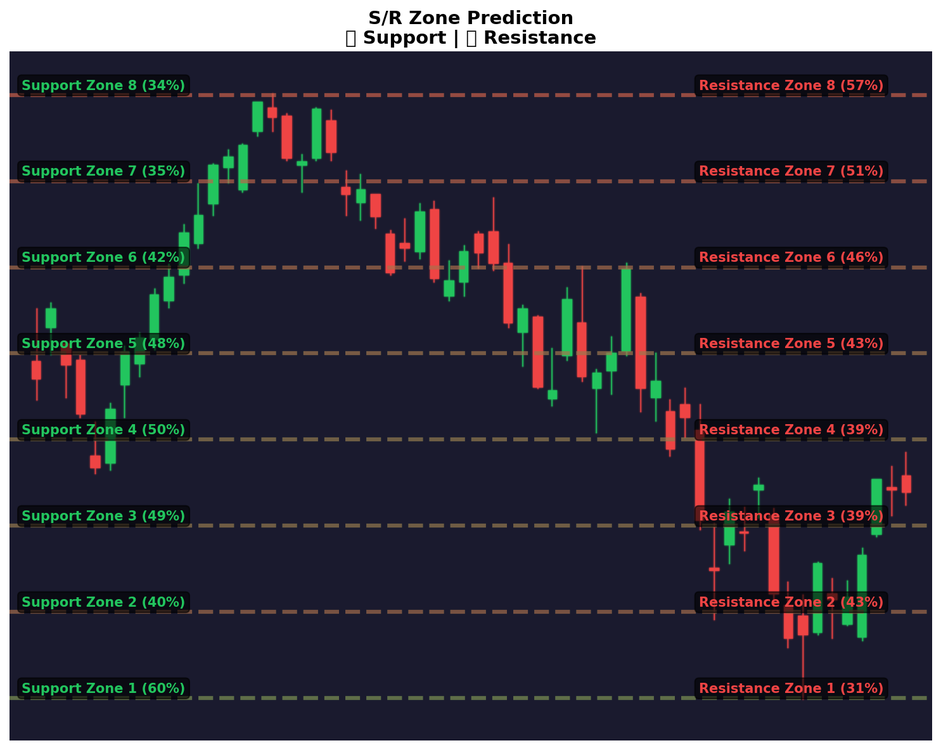
#> input picture chart-vision/sr_visualization.png, 941 x 750 px, shrunk from 1485 x 1183 before the run
$ python -i sr_detector.py   (imports and definitions only)
#> lines starting #> are read from the running program, lines starting #| are printed output that depends on the picture; after the words box and inside, x2 and y2 are one past the last pixel; in counts of white or black regions, pixels touching at a corner belong together
"""
Support/Resistance Detector - Multiple Methods
1. Price-based (BEST): Uses actual OHLC data to find S/R levels
2. Image-based: Traces the price line in the image and finds clusters
"""

import numpy as np
from pathlib import Path
import json
import cv2
from PIL import Image
import matplotlib.pyplot as plt


class SupportResistanceDetector:
    """
    Detect support and resistance levels.

    Methods:
    - 'price': Uses OHLC price data (most accurate)
    - 'image': Uses computer vision on chart image
    """

    def __init__(self, method: str = 'price'):
        self.method = method

    # ==================== PRICE-BASED METHOD (RECOMMENDED) ====================

    # [82 lines left out: function detect_from_prices, not called in this run]

    # ==================== IMAGE-BASED METHOD ====================

    def detect_from_image(self, image_path: str) -> dict:
        """
        Detect S/R from chart image using computer vision.

        Approach:
        1. Convert to grayscale
        2. Find the price line (candlestick bodies/wicks)
        3. Create a horizontal histogram of price levels
        4. Find peaks in the histogram (frequently visited prices = S/R)

        Args:
            image_path: Path to chart image

        Returns:
            Dictionary with S/R levels as y-coordinates in image
        """
        # Load image
        img = cv2.imread(image_path)
        if img is None:
            return {'error': 'Could not load image', 'support': [], 'resistance': []}

        height, width = img.shape[:2]

        # Convert to grayscale
        gray = cv2.cvtColor(img, cv2.COLOR_BGR2GRAY)

        # Threshold to find candlesticks (they're colored, background is dark)
        # This finds the green and red candles
        hsv = cv2.cvtColor(img, cv2.COLOR_BGR2HSV)

        # Detect green candles (up)
        green_lower = np.array([35, 50, 50])
        green_upper = np.array([85, 255, 255])
        green_mask = cv2.inRange(hsv, green_lower, green_upper)

        # Detect red candles (down)
        red_lower1 = np.array([0, 50, 50])
        red_upper1 = np.array([10, 255, 255])
        red_lower2 = np.array([170, 50, 50])
        red_upper2 = np.array([180, 255, 255])
        red_mask = cv2.inRange(hsv, red_lower1, red_upper1) | cv2.inRange(hsv, red_lower2, red_upper2)

        # Combine masks
        candle_mask = green_mask | red_mask

        # Create horizontal histogram (sum pixels in each row)
        # This tells us which y-coordinates have the most price activity
        row_sums = np.sum(candle_mask, axis=1)

        # Smooth the histogram
        from scipy.ndimage import gaussian_filter1d
        try:
            row_sums_smooth = gaussian_filter1d(row_sums.astype(float), sigma=5)
        except:
            # Fallback without scipy
            kernel_size = 11
            kernel = np.ones(kernel_size) / kernel_size
            row_sums_smooth = np.convolve(row_sums.astype(float), kernel, mode='same')

        # Find peaks (y-coordinates with lots of price activity)
        peaks = self._find_peaks(row_sums_smooth, min_distance=height // 10)

        # Classify peaks as support or resistance based on position
        mid_y = height / 2
        support = [{'y': int(p), 'strength': row_sums_smooth[p]} for p in peaks if p > mid_y]
        resistance = [{'y': int(p), 'strength': row_sums_smooth[p]} for p in peaks if p <= mid_y]

        # Sort by strength
        support.sort(key=lambda x: x['strength'], reverse=True)
        resistance.sort(key=lambda x: x['strength'], reverse=True)

        return {
            'support': support[:3],
            'resistance': resistance[:3],
            'all_peaks': peaks.tolist() if hasattr(peaks, 'tolist') else list(peaks),
            'histogram': row_sums_smooth.tolist(),
            'image_shape': (height, width)
        }

    def _find_peaks(self, arr: np.ndarray, min_distance: int = 20) -> np.ndarray:
        """Find local maxima in array."""
        peaks = []
        for i in range(min_distance, len(arr) - min_distance):
            window = arr[i - min_distance:i + min_distance + 1]
            if arr[i] == max(window) and arr[i] > np.mean(arr):
                peaks.append(i)
        return np.array(peaks)

    # ==================== MAIN INTERFACE ====================

    # [21 lines left out: function detect, not called in this run]

    def visualize(
        self,
        image_path: str,
        results: dict = None,
        save_path: str = None,
        price_range: tuple = None
    ):
        """
        Visualize S/R levels on the chart.

        Args:
            image_path: Path to chart image
            results: Detection results (if None, will detect from image)
            save_path: Path to save visualization
            price_range: (min_price, max_price) for converting y to price
        """
#> called with image_path = '../sr_visualization.png'
        # Load image
        img = cv2.imread(image_path)
#> img is the input picture: shape (750, 941, 3); mean B, G, R 65.7, 52.8, 53.9
        img = cv2.cvtColor(img, cv2.COLOR_BGR2RGB)
        height, width = img.shape[:2]
#> height = 750; width = 941

        # Get detection results
        if results is None:
            results = self.detect_from_image(image_path)
#> in detect_from_image, `gray = cv2.cvtColor(img, cv2.COLOR_BGR2GRAY)`:
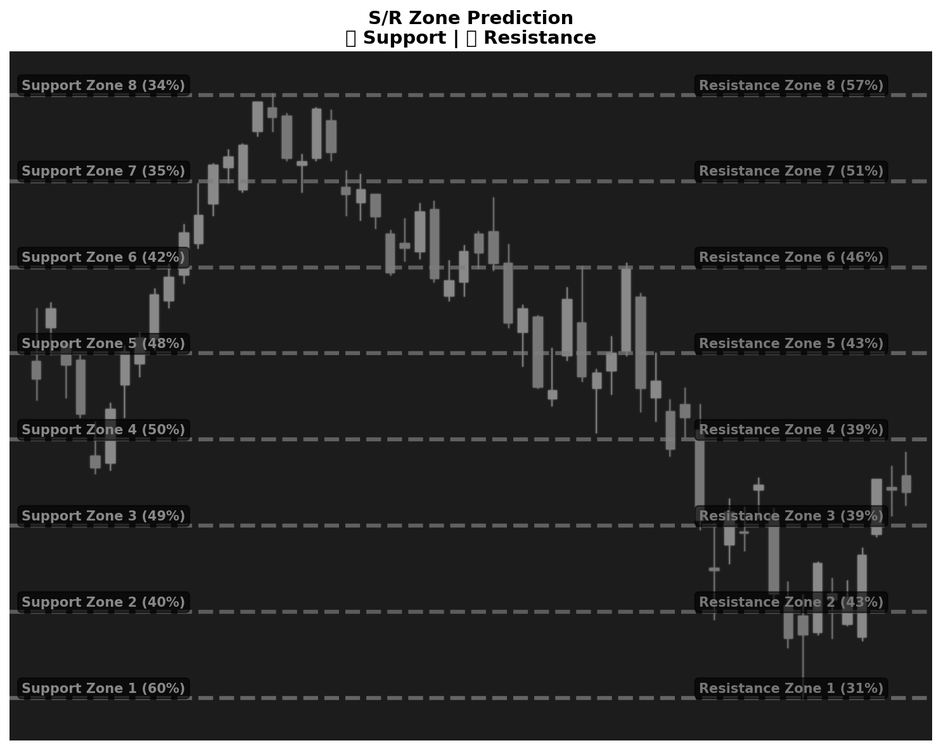
#> gray: shape (750, 941); min 0, max 255, mean 54.4
#> in detect_from_image, `hsv = cv2.cvtColor(img, cv2.COLOR_BGR2HSV)`: hsv: shape (750, 941, 3); mean H, S, V 102.8, 105.7, 73.1
#> in detect_from_image, `green_mask = cv2.inRange(hsv, green_lower, green_upper)`:
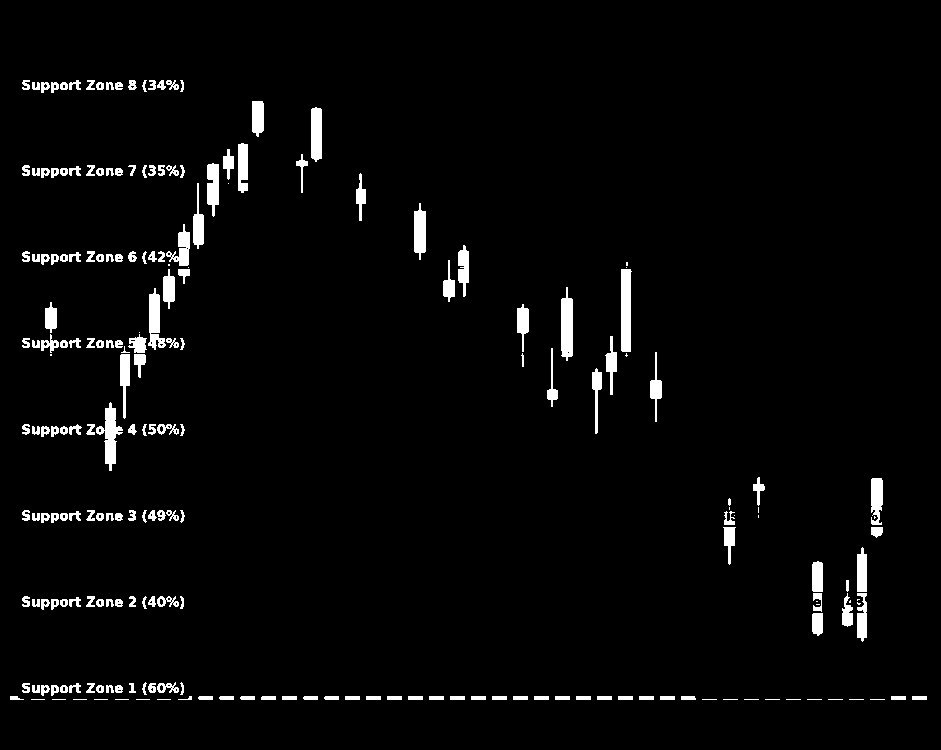
#> green_mask: shape (750, 941); 3.1% white; 219 white regions (35 under 20 px), largest, box (x1, y1, x2, y2) and area: (621, 269, 632, 352) 830, (96, 402, 123, 471) 743, (561, 287, 573, 361) 729
#> in detect_from_image, `red_mask = cv2.inRange(hsv, red_lower1, red_upper1) | cv2.inRange(hsv,..`:
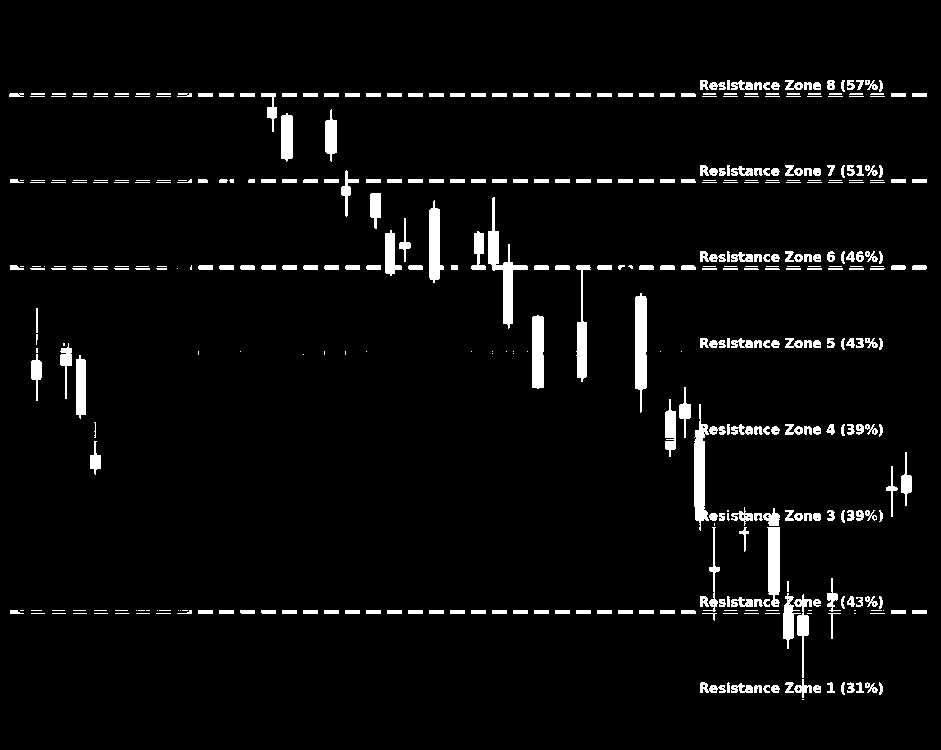
#> red_mask: shape (750, 941); 4.2% white; 419 white regions (128 under 20 px), largest, box (x1, y1, x2, y2) and area: (488, 197, 528, 329) 1265, (635, 293, 647, 413) 1165, (694, 404, 709, 531) 1108
#> in detect_from_image, `candle_mask = green_mask | red_mask`:
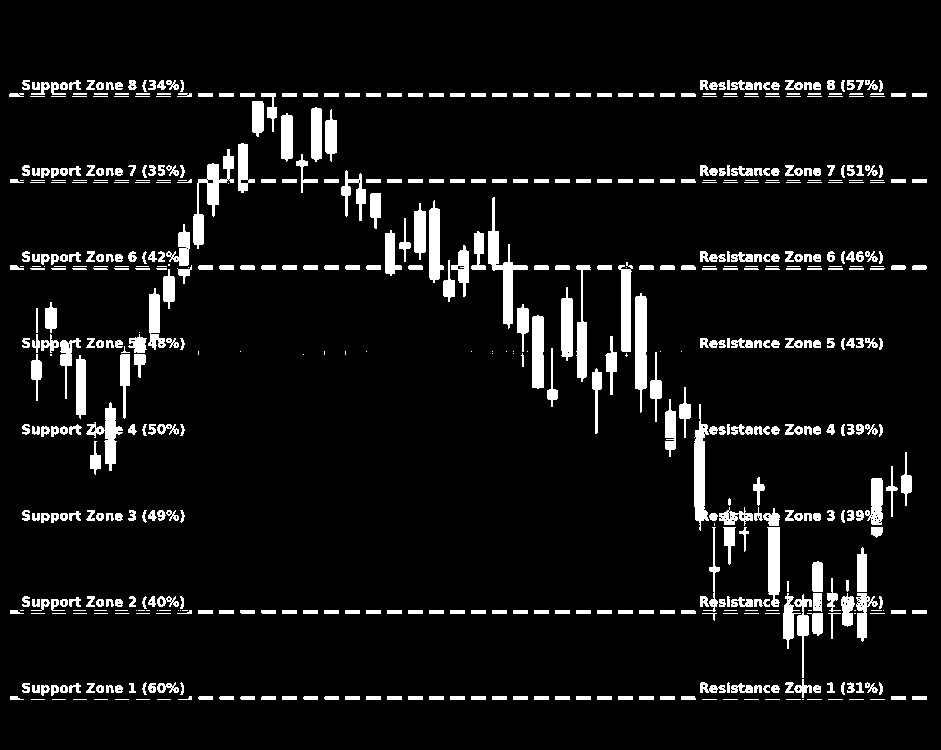
#> candle_mask: shape (750, 941); 7.3% white; 591 white regions (140 under 20 px), largest, box (x1, y1, x2, y2) and area: (488, 197, 528, 329) 1265, (193, 149, 234, 249) 1195, (635, 293, 647, 413) 1165
#> in detect_from_image, `row_sums = np.sum(candle_mask, axis=1)`: row_sums = 750 values, max 168810 at index 613, min 0 at index 0, mean 17482.1
#> in detect_from_image, `row_sums_smooth = gaussian_filter1d(row_sums.astype(float), sigma=5)`: row_sums_smooth = 750 values, max 71304.9 at index 265, min 0 at index 0, mean 17482.1
#> after the loop in _find_peaks, `for i in range(min_distance, len(arr) - min_distance):`: peaks = [93, 178, 265, 430, 516, 610]
#> in detect_from_image, `support = [{'y': int(p), 'strength': row_sums_smooth[p]} for p in peak..`: support = 3 items
#> results = 5 items

        # Create figure
        fig, ax = plt.subplots(figsize=(14, 10))
        ax.imshow(img)

        # Draw support lines (green, dashed)
        for level in results.get('support', []):
            y = level.get('y', level) if isinstance(level, dict) else level
            strength = level.get('strength', 1) if isinstance(level, dict) else 1
            alpha = min(0.9, 0.3 + strength / 1000)
            ax.axhline(y=y, color='#22c55e', linewidth=3, linestyle='--', alpha=alpha)
            ax.text(width - 10, y - 10, 'SUPPORT', color='#22c55e', fontsize=12,
                   fontweight='bold', ha='right')
#> this loop made 3 passes
#> (y, strength) on passes 1 to 3: (610, 59834), (430, 41053.1), (516, 38843.8)

        # Draw resistance lines (red, dashed)
        for level in results.get('resistance', []):
            y = level.get('y', level) if isinstance(level, dict) else level
            strength = level.get('strength', 1) if isinstance(level, dict) else 1
            alpha = min(0.9, 0.3 + strength / 1000)
            ax.axhline(y=y, color='#ef4444', linewidth=3, linestyle='--', alpha=alpha)
            ax.text(width - 10, y - 10, 'RESISTANCE', color='#ef4444', fontsize=12,
                   fontweight='bold', ha='right')
#> this loop made 3 passes
#> (y, strength) on passes 1 to 3: (265, 71304.9), (178, 57837.4), (93, 57547.5)

        # Title
        n_support = len(results.get('support', []))
#> n_support = 3
        n_resistance = len(results.get('resistance', []))
#> n_resistance = 3
        ax.set_title(f'Support/Resistance Detection\n'
                    f'🟢 {n_support} Support | 🔴 {n_resistance} Resistance',
                    fontsize=14, fontweight='bold')
        ax.axis('off')

        plt.tight_layout()

        if save_path:
            plt.savefig(save_path, dpi=150, bbox_inches='tight', facecolor='white')
            print(f"✅ Saved to {save_path}")

        plt.show()
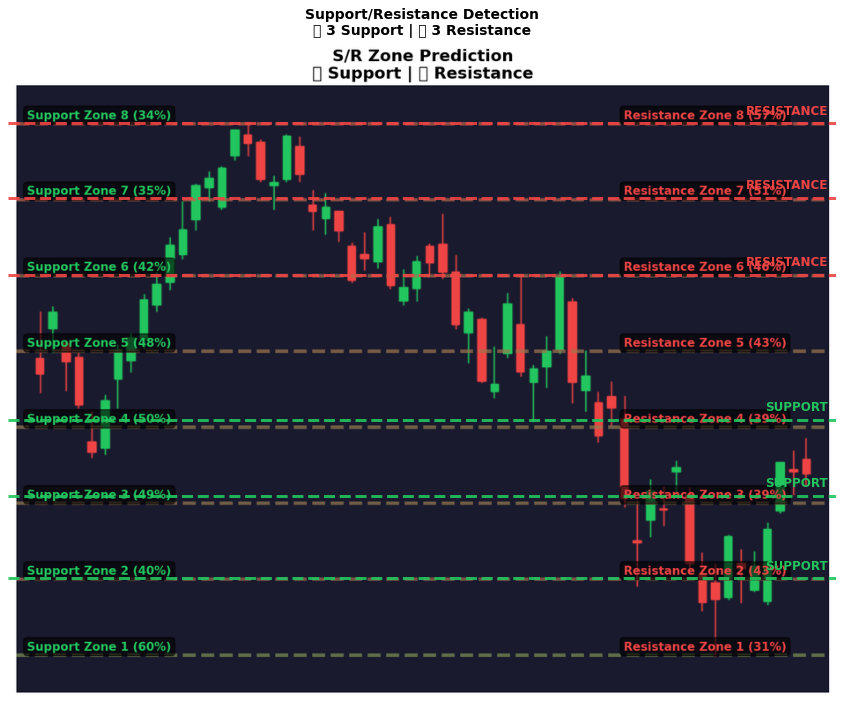
#> figure drawn by matplotlib, 1 panel
        plt.close()

        return results


# [45 lines left out: function demo_with_price_data, not called in this run]


# [2 lines not run here, left out]

>>> result = SupportResistanceDetector().visualize('../sr_visualization.png')
#> result = 5 items

$ run again, on chart-vision/trend_visualization.png
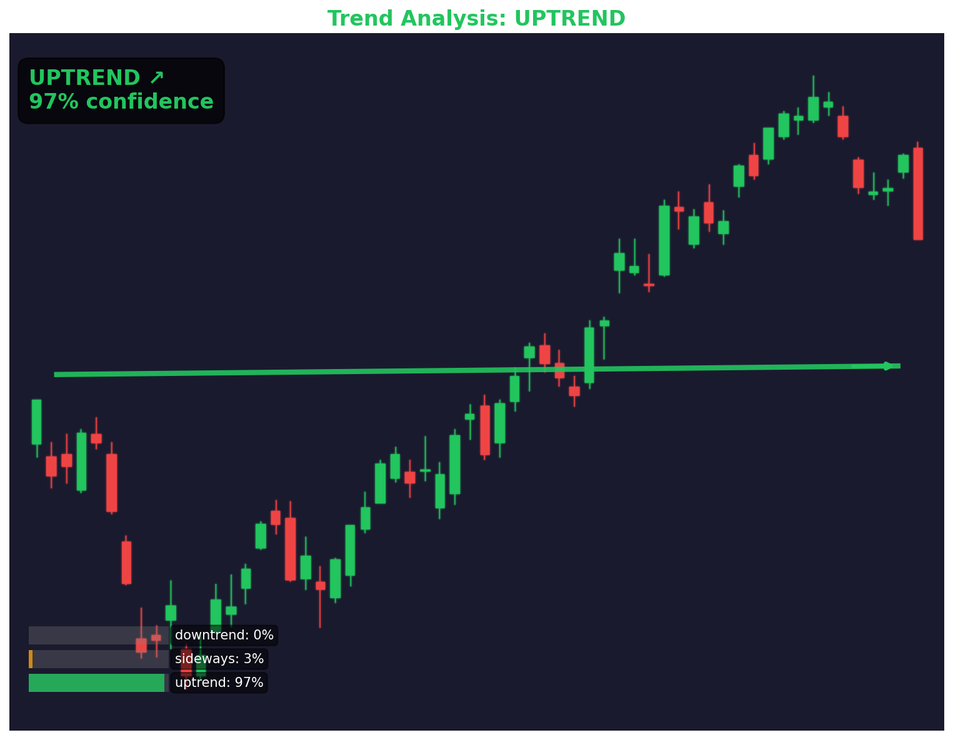
#> input picture chart-vision/trend_visualization.png, 953 x 740 px, shrunk from 1525 x 1185 before the run
#> in visualize, img is the input picture: shape (740, 953, 3); mean B, G, R 62.4, 48.1, 44.8
#> hsv: shape (740, 953, 3); mean H, S, V 109.2, 106.9, 66.9
#> in detect_from_image, `green_mask = cv2.inRange(hsv, green_lower, green_upper)`:
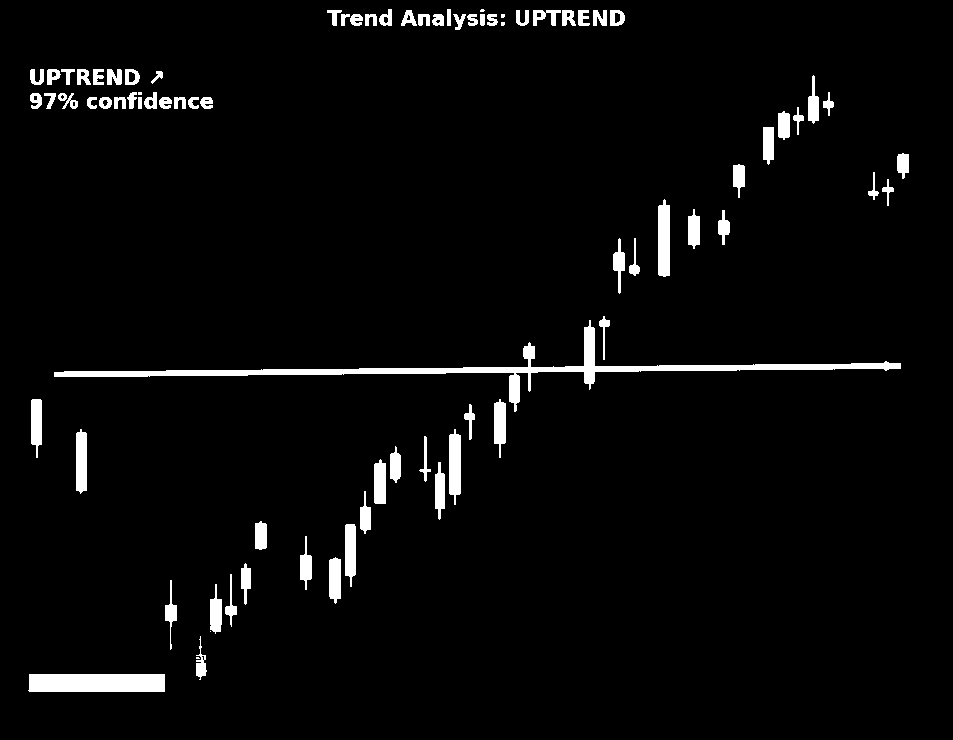
#> green_mask: shape (740, 953); 3.5% white; 83 white regions (6 under 20 px), largest, box (x1, y1, x2, y2) and area: (54, 320, 901, 412) 6102, (28, 674, 165, 692) 2449, (658, 199, 670, 277) 869
#> red_mask: shape (740, 953); 1.1% white; 28 white regions (4 under 20 px), largest, box (x1, y1, x2, y2) and area: (913, 141, 923, 241) 952, (285, 501, 296, 582) 753, (106, 442, 118, 515) 731
#> candle_mask: shape (740, 953); 4.6% white; 107 white regions (9 under 20 px), largest, box (x1, y1, x2, y2) and area: (54, 320, 901, 412) 6534, (28, 674, 165, 692) 2449, (913, 141, 923, 241) 952
#> row_sums = 740 values, max 147135 at index 369, min 0 at index 0, mean 11215.5
#> row_sums_smooth = 740 values, max 90188.7 at index 370, min 0 at index 712, mean 11215.5
#> after the loop in _find_peaks, `for i in range(min_distance, len(arr) - min_distance):`: peaks = [102, 222, 370, 472, 571]
#> support = 2 items
#> resistance = 3 items
#> results = 5 items
#> the loop in visualize, `for level in results.get('support', []):` made 2 passes
#> (y, strength, alpha) on passes 1 to 2: (472, 22765.7, 0.9), (571, 16664.8, 0.9)
#> the loop in visualize, `for level in results.get('resistance', []):` made 3 passes
#> (y, strength) on passes 1 to 3: (370, 90188.7), (102, 25601.7), (222, 13319.1)
#> n_support = 2
#> n_resistance = 3
#> in visualize, `plt.show()`:
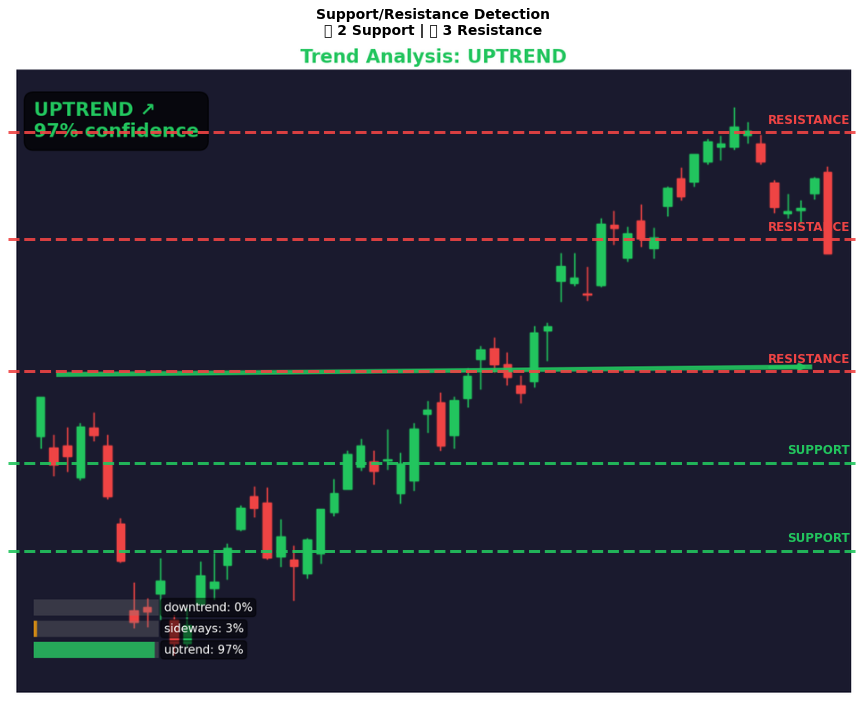
#> figure drawn by matplotlib, 1 panel
#> result = 5 items
